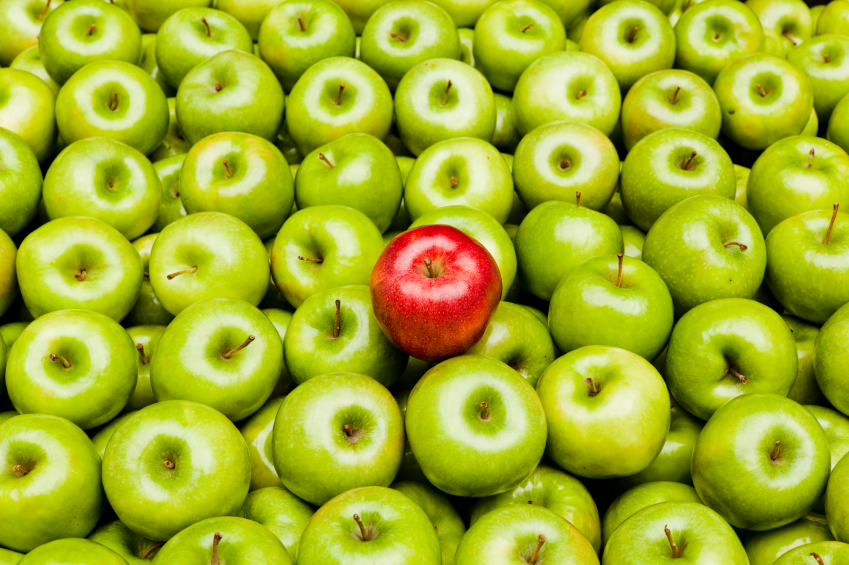
#> input picture Dataset_modul5/red_apple.jpg, 849 x 565 px
$ jupyter execute Untitled.ipynb
#> lines starting #> are read from the running program, lines starting #| are printed output that depends on the picture
[cell 1]
import numpy as np
import cv2 as cv
from matplotlib import pyplot as plt
img = cv.imread('Dataset_modul5/red_apple.jpg',cv.IMREAD_COLOR)
#> img is the input picture: shape (565, 849, 3); mean B, G, R 39.5, 175.2, 162.9
plt.subplot(1, 3, 1),plt.hist(img[:,:,0].ravel(),256,[0,256], color = 'b');
plt.subplot(1, 3, 2),plt.hist(img[:,:,1].ravel(),256,[0,256], color = 'g');
plt.subplot(1, 3, 3),plt.hist(img[:,:,2].ravel(),256,[0,256], color = 'r');
plt.show()
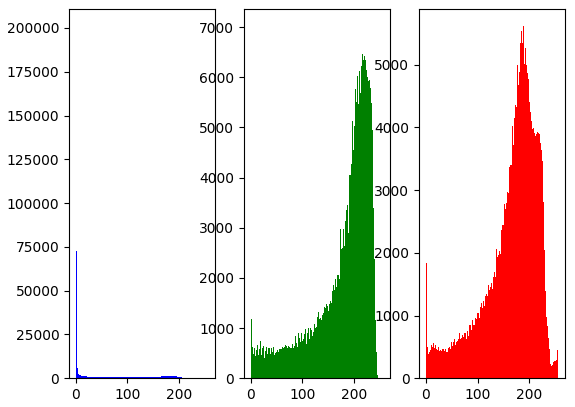
#> figure drawn by matplotlib, 3 panels; panel 1: tallest bar 201013 high, from x = 0 to 1; panel 2: tallest bar 7018 high, from x = 216 to 217; panel 3: tallest bar 5615 high, from x = 188 to 189

[cell 2]
import numpy as np
import cv2 as cv
from matplotlib import pyplot as plt
img = cv.imread('Dataset_modul5/low.jpg',0)
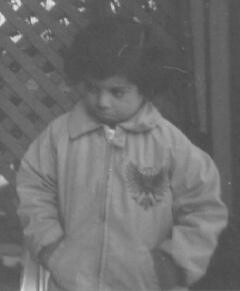
#> input picture Dataset_modul5/low.jpg, 240 x 291 px
#> img is the input picture: shape (291, 240); min 72, max 230, mean 110.3
hist,bins = np.histogram(img.flatten(),256,[0,256])
#> hist = 256 values, max 2196 at index 82, min 0 at index 0, mean 272.8; bins = 257 values from 0 to 256
cdf = hist.cumsum()
#> cdf = 256 values from 0 to 69840
cdf_m = np.ma.masked_equal(cdf,0)
cdf_m = (cdf_m - cdf_m.min())*255/(cdf_m.max()-cdf_m.min())
cdf = np.ma.filled(cdf_m,0).astype('uint8')
#> cdf = 256 values from 0 to 255
img2 = cdf[img]
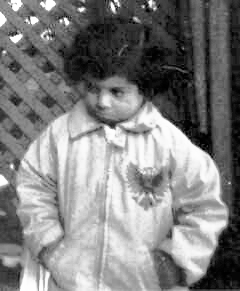
#> img2: shape (291, 240); min 0, max 255, mean 129
cdf_normalized = cdf * float(hist.max()) / cdf.max()
#> cdf_normalized = 256 values from 0 to 2196
plt.subplot(2, 1, 1)
plt.plot(cdf, color = 'b')
plt.hist(img.flatten(),256,[0,256], color = 'r')
plt.xlim([0,256])
plt.legend(('cdf','histogram'), loc = 'upper left')
plt.show()
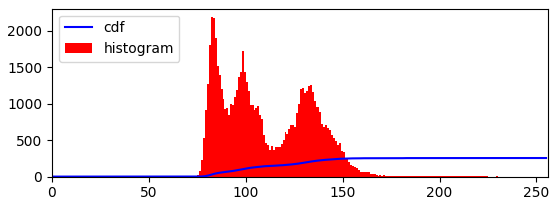
#> figure drawn by matplotlib, 1 panel; tallest bar 2196 high, from x = 82 to 83; curve peaks at x = 230, y = 255
plt.subplot(2, 1, 2)
plt.plot(cdf_normalized, color = 'b')
plt.hist(img2.flatten(),256,[0,256], color = 'r')
plt.xlim([0,256])
plt.legend(('cdf','histogram'), loc = 'upper left')
plt.show()
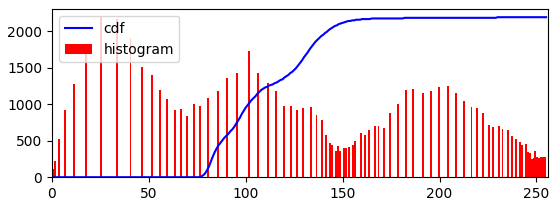
#> figure drawn by matplotlib, 1 panel; tallest bar 2196 high, from x = 25 to 26; curve peaks at x = 230, y = 2196
cv.imshow('img1',img)
cv.imshow('img2',img2)
cv.waitKey(0)
cv.destroyAllWindows()

[cell 3]
import numpy as np
import cv2 as cv
from matplotlib import pyplot as plt
img = cv.imread('Dataset_modul5/low.jpg',0)
equ = cv.equalizeHist(img)
res = np.hstack((img,equ)) #stacking images side-by-side
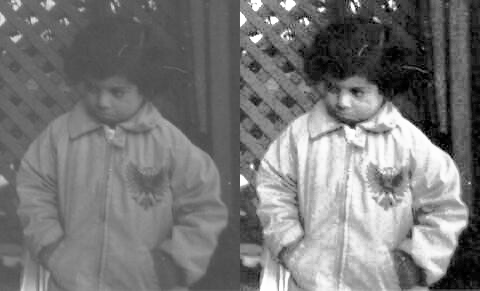
#> res: shape (291, 480); min 0, max 255, mean 119.9
cv.imwrite('res.jpg',res)
#> Out = True
